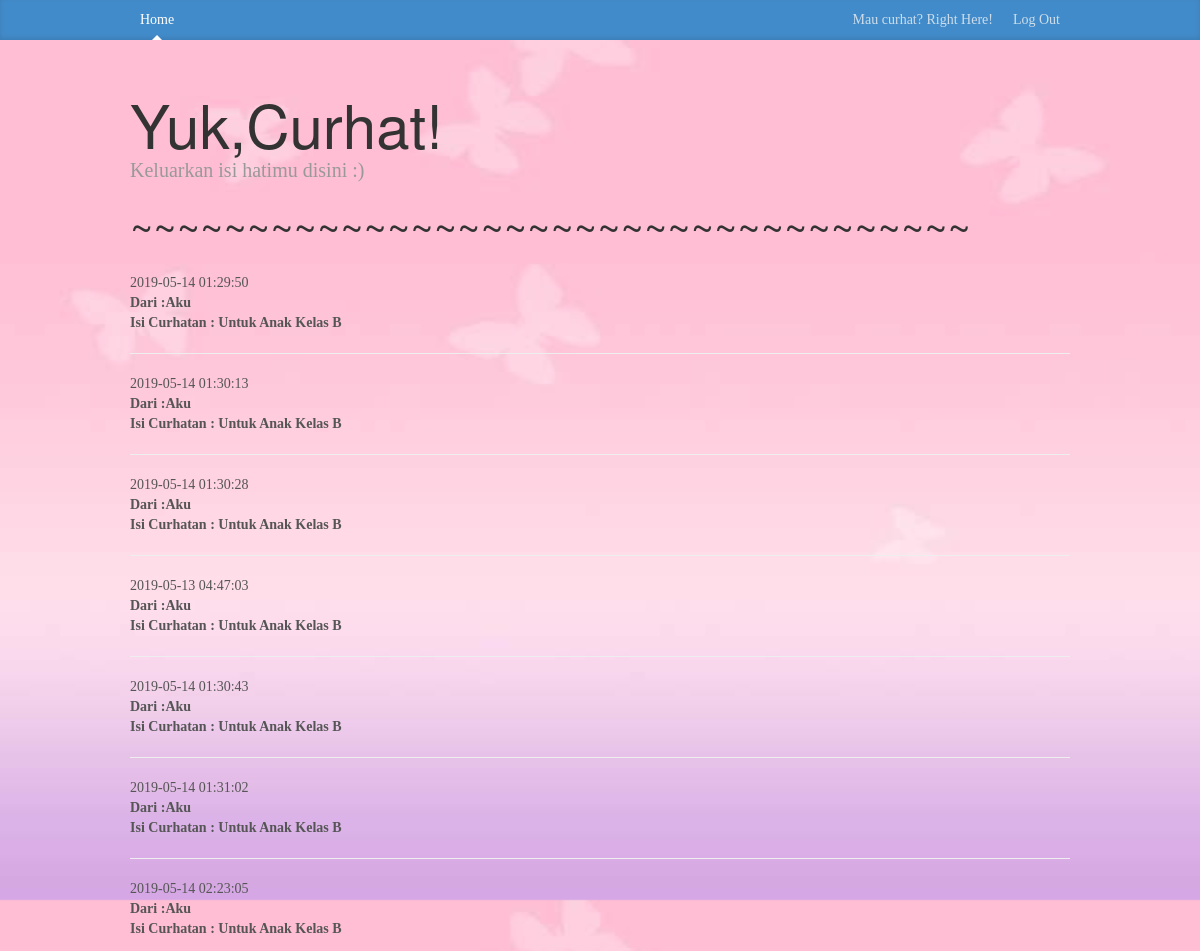
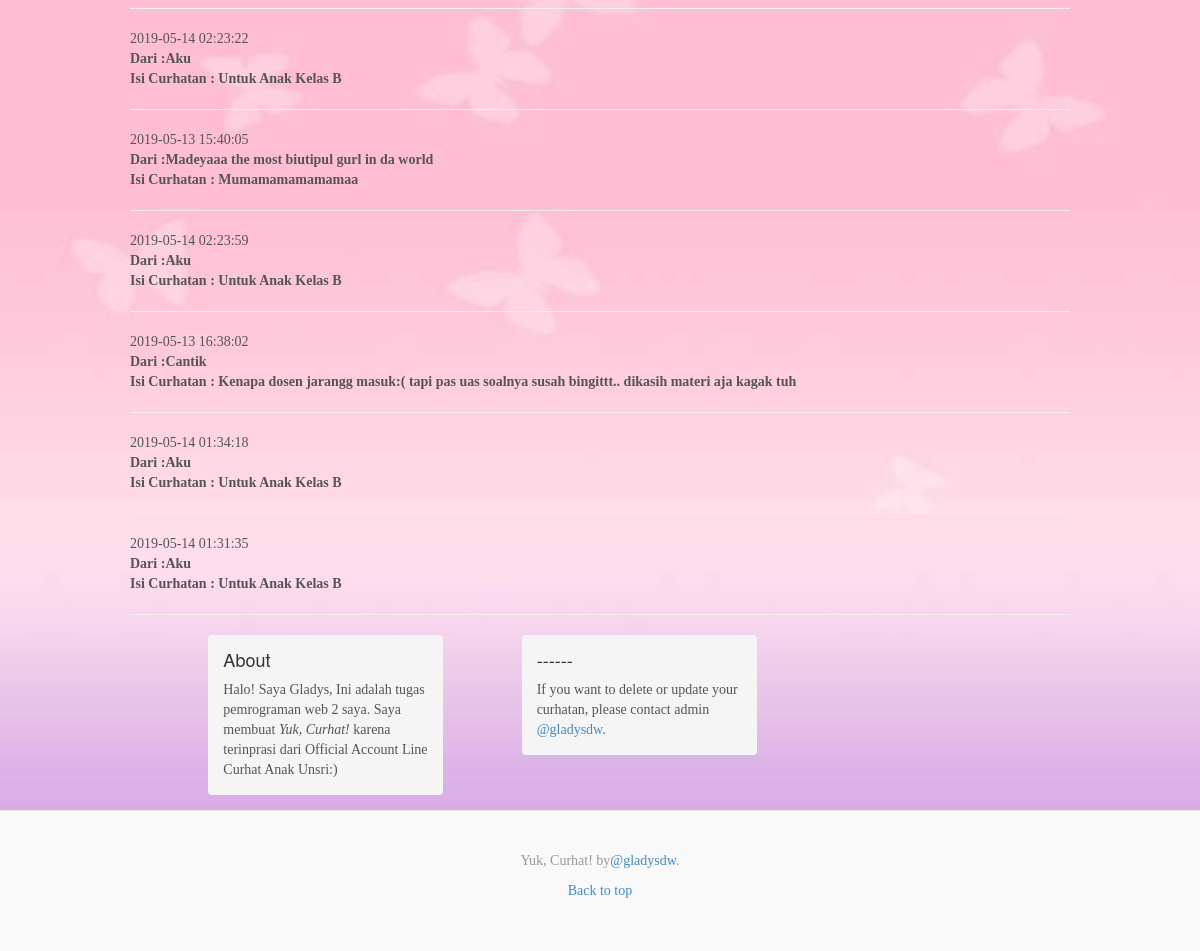
Before: /homeuser.php (signed in) with the older database file (2 pictures, top to bottom).
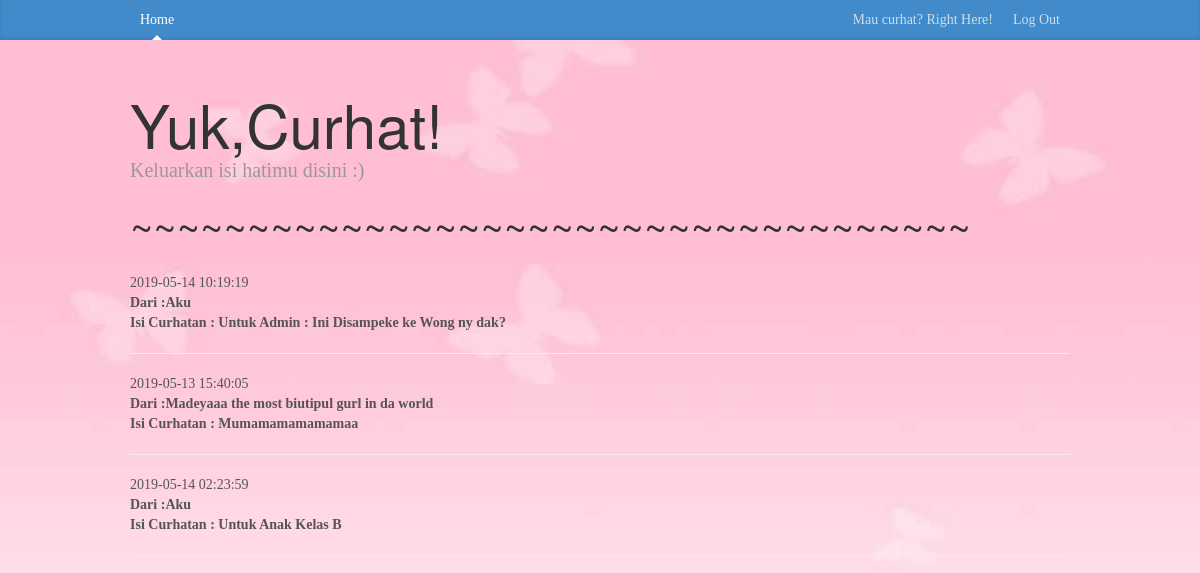
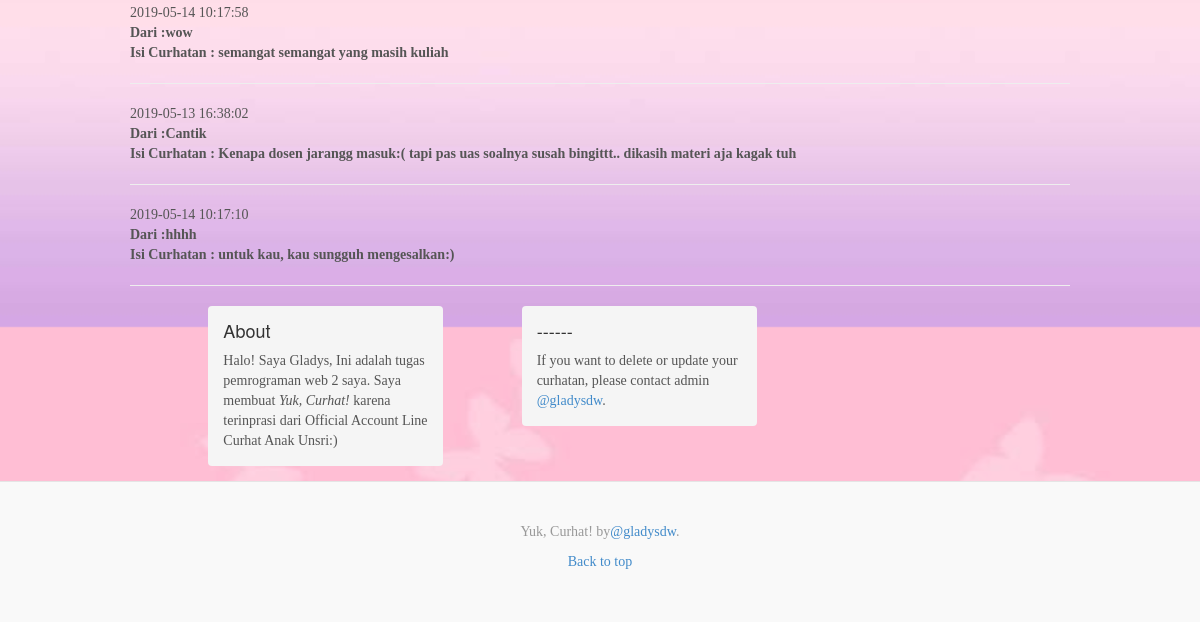
After: the same page with the newer database file (2 pictures, top to bottom).
### tables this page shows
CREATE TABLE IF NOT EXISTS `post_` (
  `id_post` int(20) NOT NULL AUTO_INCREMENT,
  `title` varchar(50) NOT NULL,
  `content` text NOT NULL,
  `waktu` timestamp NOT NULL DEFAULT CURRENT_TIMESTAMP ON UPDATE CURRENT_TIMESTAMP,
  PRIMARY KEY (`id_post`)
);

### homeuser.php (the view, shortened to what this page needs)
<!DOCTYPE html>
<html lang="en">
  <head>
    <link href="css/bootstrap.min.css" rel="stylesheet">
    <link href="blog.css" rel="stylesheet">
  </head>
  <body style="background: url(iya.jpg);
  background-size: 1500px 900px";>
  <body>
    <div class="blog-masthead">
      <div class="container">
        <nav class="blog-nav">
          <a class="blog-nav-item active" href="homeuser.php">Home</a>
         <a class="blog-nav-item navbar-right" href="logout.php">Log Out</a>
         <a class="blog-nav-item navbar-right" href="add.php">Mau curhat? Right Here!</a>
        </nav>
      </div>
    </div>
    <div class="container">
      <div class="blog-header">
        <h1 class="blog-title">Yuk,Curhat!</h1>
        <p class="lead blog-description">Keluarkan isi hatimu disini :)</p>
         <h2 class="blog-post-title">~~~~~~~~~~~~~~~~~~~~~~~~~~~~~~~~~~~~</h2>
      </div>
      <?php
$servername = "sql108.epizy.com";
$username = "epiz_23895109";
$password = "46H0J0Bz";
$dbname = "epiz_23895109_ycdys";
$conn = new mysqli($servername, $username, $password, $dbname);
$sql = "SELECT * FROM post_";
$result = $conn->query($sql);
if ($result->num_rows > 0) {
                  while($row = $result->fetch_assoc()) {
                      echo " ".$row["waktu"]."<br>";
                      echo "<strong>Dari :". substr($row["title"], 0,1000)."</strong><br>";
                      echo "<strong>Isi Curhatan : " . substr($row["content"], 0,1000)."</strong><br>";
                      echo "<hr/>";
                  }
              } else {
                  echo "0 results";
              }
              ?>
<div class="col-sm-3 col-sm-offset-1 blog-sidebar">
          <div class="sidebar-module sidebar-module-inset">
            <h4>About</h4>
            <p>Halo! Saya Gladys, Ini adalah tugas pemrograman web 2 saya. Saya membuat <em>Yuk, Curhat!</em> karena terinprasi dari Official Account Line Curhat Anak Unsri:)</p>
          </div>
        </div>
<div class="col-sm-3 col-sm-offset-1 blog-sidebar">
          <div class="sidebar-module sidebar-module-inset">
            <h4>------</h4>
            <p>If you want to delete or update your curhatan, please contact admin <a href="http://www.instagram.com/gladysdw">@gladysdw</a>.</p>
          </div>
        </div>
      </div>
    <div class="blog-footer">
      <p>Yuk, Curhat! by<a href="http://www.instagram.com/gladysdw">@gladysdw</a>.</p>
      <p>
        <a href="homeuser.php">Back to top</a>
      </p>
    </div>
  </body>
</html>

Changed rows visible on the page:
removed post_: waktu "2019-05-14 01:29:50", title "Aku", content "Untuk Anak Kelas B"
removed post_: waktu "2019-05-14 01:30:13", title "Aku", content "Untuk Anak Kelas B"
removed post_: waktu "2019-05-14 01:30:28", title "Aku", content "Untuk Anak Kelas B"
removed post_: waktu "2019-05-13 04:47:03", title "Aku", content "Untuk Anak Kelas B"
removed post_: waktu "2019-05-14 01:30:43", title "Aku", content "Untuk Anak Kelas B"
removed post_: waktu "2019-05-14 01:31:02", title "Aku", content "Untuk Anak Kelas B"
removed post_: waktu "2019-05-14 02:23:05", title "Aku", content "Untuk Anak Kelas B"
removed post_: waktu "2019-05-14 02:23:22", title "Aku", content "Untuk Anak Kelas B"
removed post_: waktu "2019-05-14 01:34:18", title "Aku", content "Untuk Anak Kelas B"
removed post_: waktu "2019-05-14 01:31:35", title "Aku", content "Untuk Anak Kelas B"
added post_: waktu "2019-05-14 10:19:19", title "Aku", content "Untuk Admin : Ini Disampeke ke Wong ny dak?"
added post_: waktu "2019-05-14 10:17:58", title "wow", content "semangat semangat yang masih kuliah"
added post_: waktu "2019-05-14 10:17:10", title "hhhh", content "untuk kau, kau sungguh mengesalkan:)"
